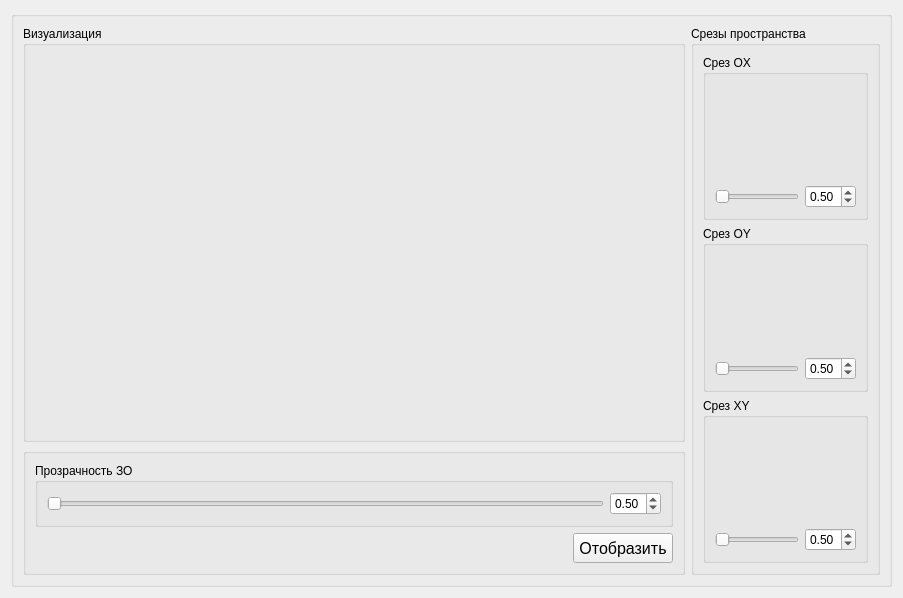
<?xml version="1.0" encoding="UTF-8"?>
<ui version="4.0">
 <class>map3DWindow</class>
 <widget class="QWidget" name="map3DWindow">
  <property name="geometry">
   <rect>
    <x>0</x>
    <y>0</y>
    <width>903</width>
    <height>598</height>
   </rect>
  </property>
  <property name="windowTitle">
   <string>Form</string>
  </property>
  <layout class="QHBoxLayout" name="horizontalLayout_4">
   <item>
    <widget class="QGroupBox" name="mainGroupBox">
     <property name="title">
      <string/>
     </property>
     <layout class="QHBoxLayout" name="horizontalLayout_3">
      <item>
       <layout class="QVBoxLayout" name="verticalLayout_3">
        <item>
         <widget class="QGroupBox" name="visTerGroupBox">
          <property name="title">
           <string>Визуализация</string>
          </property>
          <layout class="QVBoxLayout" name="verticalLayout_7"/>
         </widget>
        </item>
        <item>
         <widget class="QGroupBox" name="settingGroupBox">
          <property name="sizePolicy">
           <sizepolicy hsizetype="Preferred" vsizetype="Maximum">
            <horstretch>0</horstretch>
            <verstretch>0</verstretch>
           </sizepolicy>
          </property>
          <property name="title">
           <string/>
          </property>
          <layout class="QVBoxLayout" name="verticalLayout_2">
           <item>
            <widget class="QGroupBox" name="aZDGroupBox">
             <property name="sizePolicy">
              <sizepolicy hsizetype="Minimum" vsizetype="Maximum">
               <horstretch>0</horstretch>
               <verstretch>0</verstretch>
              </sizepolicy>
             </property>
             <property name="title">
              <string>Прозрачность ЗО</string>
             </property>
             <layout class="QHBoxLayout" name="horizontalLayout_5">
              <item>
               <widget class="QSlider" name="aZDSlider">
                <property name="sizePolicy">
                 <sizepolicy hsizetype="Expanding" vsizetype="Fixed">
                  <horstretch>0</horstretch>
                  <verstretch>0</verstretch>
                 </sizepolicy>
                </property>
                <property name="orientation">
                 <enum>Qt::Horizontal</enum>
                </property>
               </widget>
              </item>
              <item>
               <widget class="QDoubleSpinBox" name="aZDDoubleSpinBox">
                <property name="sizePolicy">
                 <sizepolicy hsizetype="Minimum" vsizetype="Fixed">
                  <horstretch>0</horstretch>
                  <verstretch>0</verstretch>
                 </sizepolicy>
                </property>
                <property name="maximum">
                 <double>1.000000000000000</double>
                </property>
                <property name="singleStep">
                 <double>0.010000000000000</double>
                </property>
                <property name="value">
                 <double>0.500000000000000</double>
                </property>
               </widget>
              </item>
             </layout>
            </widget>
           </item>
           <item>
            <layout class="QHBoxLayout" name="horizontalLayout">
             <item>
              <spacer name="horizontalSpacer">
               <property name="orientation">
                <enum>Qt::Horizontal</enum>
               </property>
               <property name="sizeHint" stdset="0">
                <size>
                 <width>40</width>
                 <height>20</height>
                </size>
               </property>
              </spacer>
             </item>
             <item>
              <widget class="QPushButton" name="updateButton">
               <property name="minimumSize">
                <size>
                 <width>100</width>
                 <height>30</height>
                </size>
               </property>
               <property name="maximumSize">
                <size>
                 <width>100</width>
                 <height>30</height>
                </size>
               </property>
               <property name="font">
                <font>
                 <pointsize>12</pointsize>
                </font>
               </property>
               <property name="text">
                <string>Отобразить</string>
               </property>
              </widget>
             </item>
            </layout>
           </item>
          </layout>
         </widget>
        </item>
       </layout>
      </item>
      <item>
       <widget class="QGroupBox" name="framesGroupBox">
        <property name="sizePolicy">
         <sizepolicy hsizetype="Maximum" vsizetype="Preferred">
          <horstretch>0</horstretch>
          <verstretch>0</verstretch>
         </sizepolicy>
        </property>
        <property name="title">
         <string>Срезы пространства</string>
        </property>
        <layout class="QVBoxLayout" name="verticalLayout">
         <item>
          <widget class="QGroupBox" name="frameOXGroupBox">
           <property name="title">
            <string>Срез OX</string>
           </property>
           <layout class="QVBoxLayout" name="verticalLayout_4">
            <item>
             <widget class="QLabel" name="frameOXLabel">
              <property name="minimumSize">
               <size>
                <width>0</width>
                <height>90</height>
               </size>
              </property>
              <property name="text">
               <string/>
              </property>
             </widget>
            </item>
            <item>
             <layout class="QHBoxLayout" name="horizontalLayout_2">
              <item>
               <widget class="QSlider" name="frameOXSlider">
                <property name="orientation">
                 <enum>Qt::Horizontal</enum>
                </property>
               </widget>
              </item>
              <item>
               <widget class="QDoubleSpinBox" name="frameOXDoubleSpinBox">
                <property name="maximum">
                 <double>1.000000000000000</double>
                </property>
                <property name="singleStep">
                 <double>0.010000000000000</double>
                </property>
                <property name="value">
                 <double>0.500000000000000</double>
                </property>
               </widget>
              </item>
             </layout>
            </item>
           </layout>
          </widget>
         </item>
         <item>
          <widget class="QGroupBox" name="frameOYGroupBox">
           <property name="title">
            <string>Срез OY</string>
           </property>
           <layout class="QVBoxLayout" name="verticalLayout_5">
            <item>
             <widget class="QLabel" name="frameOYLabel">
              <property name="minimumSize">
               <size>
                <width>0</width>
                <height>90</height>
               </size>
              </property>
              <property name="text">
               <string/>
              </property>
             </widget>
            </item>
            <item>
             <layout class="QHBoxLayout" name="horizontalLayout_6">
              <item>
               <widget class="QSlider" name="frameOYSlider">
                <property name="orientation">
                 <enum>Qt::Horizontal</enum>
                </property>
               </widget>
              </item>
              <item>
               <widget class="QDoubleSpinBox" name="frameOYDoubleSpinBox">
                <property name="maximum">
                 <double>1.000000000000000</double>
                </property>
                <property name="singleStep">
                 <double>0.010000000000000</double>
                </property>
                <property name="value">
                 <double>0.500000000000000</double>
                </property>
               </widget>
              </item>
             </layout>
            </item>
           </layout>
          </widget>
         </item>
         <item>
          <widget class="QGroupBox" name="frameXYGroupBox">
           <property name="title">
            <string>Срез XY</string>
           </property>
           <layout class="QVBoxLayout" name="verticalLayout_6">
            <item>
             <widget class="QLabel" name="frameXYLabel">
              <property name="minimumSize">
               <size>
                <width>0</width>
                <height>90</height>
               </size>
              </property>
              <property name="text">
               <string/>
              </property>
             </widget>
            </item>
            <item>
             <layout class="QHBoxLayout" name="horizontalLayout_7">
              <item>
               <widget class="QSlider" name="frameXYSlider">
                <property name="orientation">
                 <enum>Qt::Horizontal</enum>
                </property>
               </widget>
              </item>
              <item>
               <widget class="QDoubleSpinBox" name="frameXYDoubleSpinBox">
                <property name="maximum">
                 <double>1.000000000000000</double>
                </property>
                <property name="singleStep">
                 <double>0.010000000000000</double>
                </property>
                <property name="value">
                 <double>0.500000000000000</double>
                </property>
               </widget>
              </item>
             </layout>
            </item>
           </layout>
          </widget>
         </item>
        </layout>
       </widget>
      </item>
     </layout>
    </widget>
   </item>
  </layout>
 </widget>
 <resources/>
 <connections/>
</ui>
